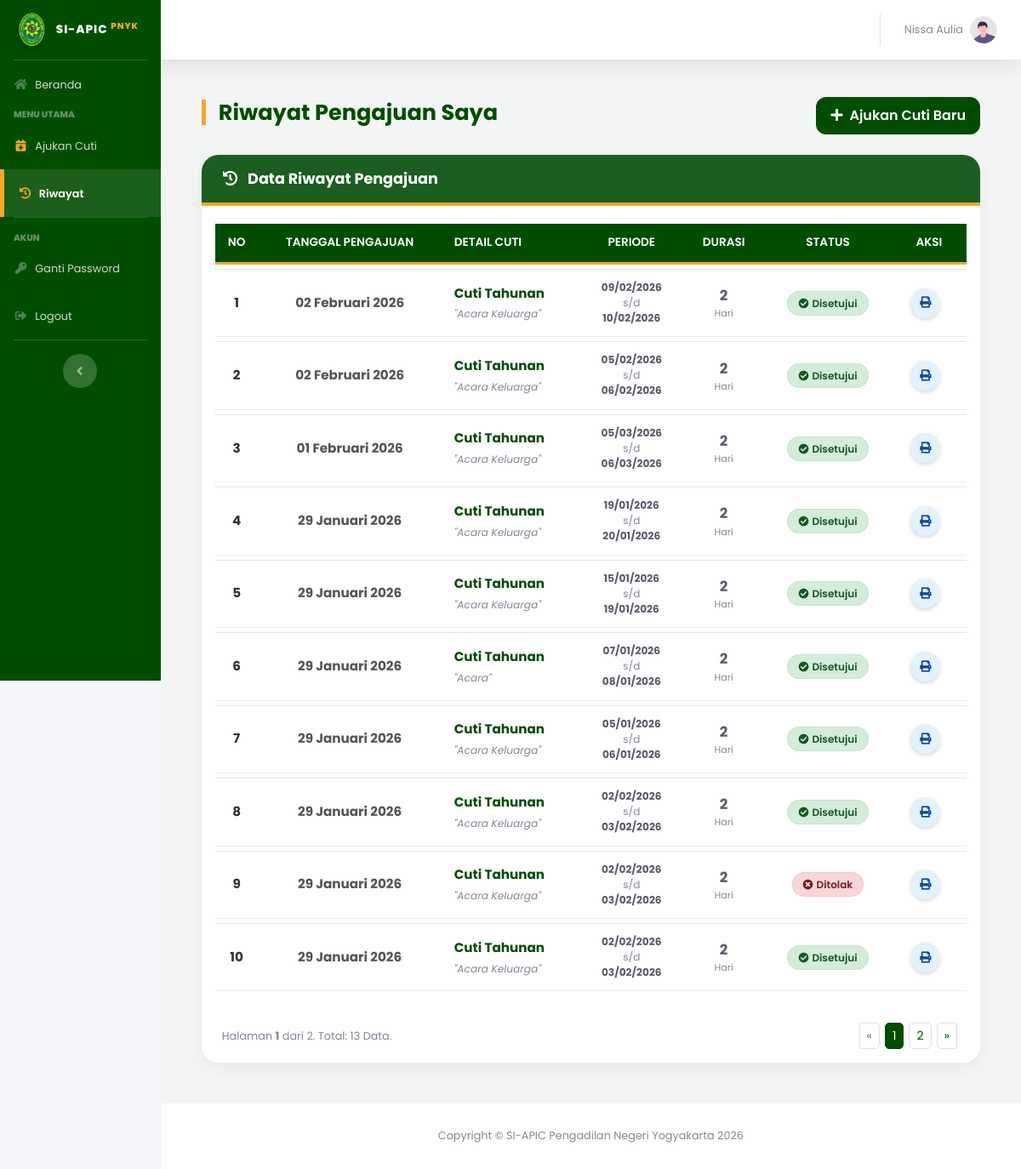
The page /index.php?page=riwayat_cuti (signed in) on the database as committed earlier.
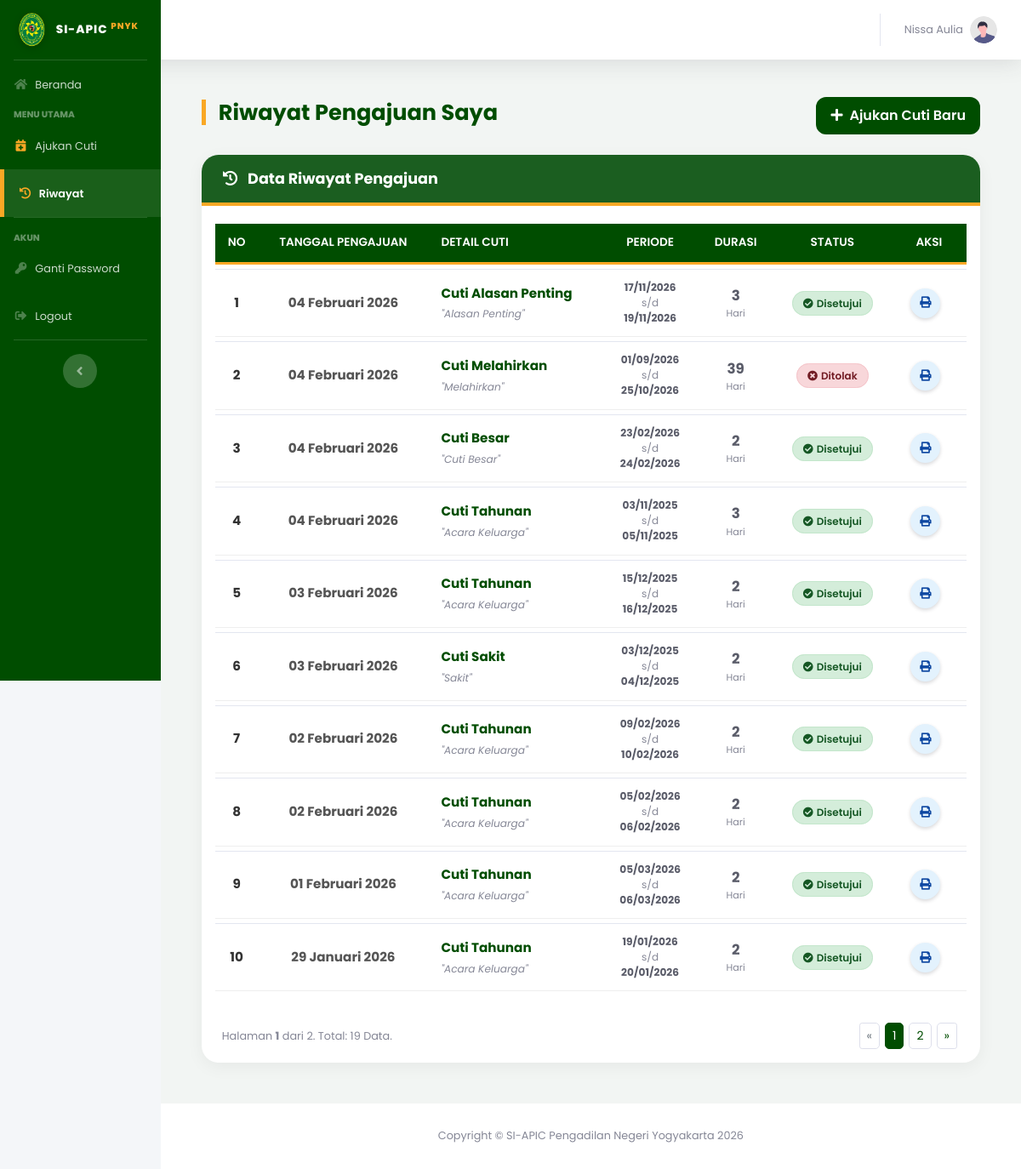
The same page on the database as committed later.
### tables this page shows
CREATE TABLE `pengajuan_cuti` (
  `id_pengajuan` int(11) NOT NULL,
  `id_user` int(11) NOT NULL,
  `jenis_cuti` varchar(50) DEFAULT NULL,
  `id_atasan` int(11) DEFAULT NULL,
  `id_jenis` int(11) NOT NULL,
  `nomor_surat` varchar(100) DEFAULT NULL,
  `tgl_pengajuan` date DEFAULT NULL,
  `tgl_mulai` date NOT NULL,
  `tgl_selesai` date NOT NULL,
  `lama_hari` int(11) NOT NULL,
  `alasan` text NOT NULL,
  `no_telepon` varchar(20) DEFAULT NULL,
  `masa_kerja` varchar(50) DEFAULT NULL,
  `alamat_cuti` text NOT NULL,
  `status` enum('Diajukan','Disetujui','Ditolak','Dibatalkan') DEFAULT 'Diajukan',
  `catatan_admin` text DEFAULT NULL,
  `created_at` timestamp NOT NULL DEFAULT current_timestamp(),
  `sisa_cuti_n` int(11) DEFAULT 0,
  `sisa_cuti_n1` int(11) DEFAULT 0,
  `dipotong_n1` int(11) DEFAULT 0,
  `dipotong_n` int(11) DEFAULT 0,
  `id_pejabat` int(11) DEFAULT 0,
  `ttd_pejabat` enum('ketua','wakil','plh') DEFAULT 'ketua'
);

CREATE TABLE `jenis_cuti` (
  `id_jenis` int(11) NOT NULL,
  `nama_jenis` varchar(50) NOT NULL
);

### pages/user/riwayat_cuti.php (the view, shortened to what the changed rows need)
<?php
if (!function_exists('tgl_indo')) {
    function tgl_indo($tanggal){
        $bulan = array (
            1 => 'Januari', 'Februari', 'Maret', 'April', 'Mei', 'Juni',
            'Juli', 'Agustus', 'September', 'Oktober', 'November', 'Desember'
        );
        $pecahkan = explode('-', $tanggal);
        return $pecahkan[2] . ' ' . $bulan[ (int)$pecahkan[1] ] . ' ' . $pecahkan[0];
    }
}
$id_user = $_SESSION['id_user'];
$batas   = 10;
$halaman = isset($_GET['halaman']) ? (int)$_GET['halaman'] : 1;
$halaman_awal = ($halaman > 1) ? ($halaman * $batas) - $batas : 0;
$query_jumlah = mysqli_query($koneksi, "SELECT count(*) AS total FROM pengajuan_cuti WHERE id_user='$id_user'");
$data_jumlah  = mysqli_fetch_assoc($query_jumlah);
$total_data   = $data_jumlah['total'];
$total_halaman = ceil($total_data / $batas);
$nomor = $halaman_awal + 1;
$page_current = isset($_GET['page']) ? $_GET['page'] : 'riwayat';
?>
<div class="container-fluid mb-5">
    <div class="card card-pn-custom">
        <div class="card-body p-0">
            <div class="p-3">
                <div class="table-responsive">
                    <table class="table table-custom table-hover" id="dataTable" width="100%" cellspacing="0">
                        <thead class="thead-pn text-center">
                            <tr>
                                <th width="5%">No</th>
                                <th>Tanggal Pengajuan</th>
                                <th class="text-left">Detail Cuti</th>
                                <th>Periode</th>
                                <th>Durasi</th>
                                <th>Status</th>
                                <th width="10%">Aksi</th>
                            </tr>
                        </thead>
                        <tbody>
                            <?php
                            $query = mysqli_query($koneksi, "SELECT * FROM pengajuan_cuti
                                                             JOIN jenis_cuti ON pengajuan_cuti.id_jenis = jenis_cuti.id_jenis
                                                             WHERE pengajuan_cuti.id_user='$id_user'
                                                             ORDER BY id_pengajuan DESC
                                                             LIMIT $halaman_awal, $batas");
                            if(mysqli_num_rows($query) > 0) {
                                while($data = mysqli_fetch_array($query)){
                                    $status = strtolower(trim($data['status']));
                                    if ($status == 'disetujui') {
                                        $badge = '<span class="badge-status-ok"><i class="fas fa-check-circle mr-1"></i>Disetujui</span>';
                                    } elseif ($status == 'ditolak') {
                                        $badge = '<span class="badge-status-no"><i class="fas fa-times-circle mr-1"></i>Ditolak</span>';
                                    } else {
                                        $badge = '<span class="badge-status-wait"><i class="fas fa-clock mr-1"></i>Menunggu</span>';
                                    }
                            ?>
                            <tr>
                                <td class="text-center font-weight-bold"><?php echo $nomor++; ?></td>
                                <td class="text-center">
                                    <span class="font-weight-bold" style="color:#555;"><?php echo tgl_indo($data['tgl_pengajuan']); ?></span>
                                </td>
                                <td class="text-left">
                                    <span class="text-pn font-weight-bold" style="font-size: 0.95rem;"><?php echo $data['nama_jenis']; ?></span>
                                    <div class="small text-muted mt-1 font-italic">
                                        "<?php echo (strlen($data['alasan']) > 40) ? substr($data['alasan'], 0, 40).'...' : $data['alasan']; ?>"
                                    </div>
                                </td>
                                <td class="text-center">
                                    <div class="small font-weight-bold text-dark"><?php echo date('d/m/Y', strtotime($data['tgl_mulai'])); ?></div>
                                    <div class="small text-muted" style="font-size: 0.75rem;">s/d</div>
                                    <div class="small font-weight-bold text-dark"><?php echo date('d/m/Y', strtotime($data['tgl_selesai'])); ?></div>
                                </td>
                                <td class="text-center">
                                    <span class="font-weight-bold text-dark" style="font-size: 1.1em;"><?php echo $data['lama_hari']; ?></span>
                                    <span class="small text-muted d-block" style="font-size: 0.7rem;">Hari</span>
                                </td>
                                <td class="text-center"><?php echo $badge; ?></td>
                                <td class="text-center">
                                    <div class="d-flex justify-content-center">
                                        <a href="pages/user/cetak_cuti.php?id=<?php echo $data['id_pengajuan']; ?>"
                                           target="_blank" class="btn-circle-action btn-print shadow-sm mr-2" title="Cetak Surat">
                                            <i class="fas fa-print fa-sm"></i>
                                        </a>
                                    </div>
                                </td>
                            </tr>
                            <?php
                                }
                            } else {
                                echo "<tr><td colspan='7' class='text-center py-5 text-muted'><i class='fas fa-folder-open fa-3x mb-3'></i><br>Belum ada riwayat pengajuan cuti.</td></tr>";
                            }
                            ?>
                        </tbody>
                    </table>
                </div>
                <?php if($total_data > 0): ?>
                <div class="row mt-3 align-items-center px-2">
                    <div class="col-md-6 mb-2 mb-md-0">
                        <p class="text-secondary small mb-0">Halaman <strong><?php echo $halaman; ?></strong> dari <?php echo $total_halaman; ?>. Total: <?php echo $total_data; ?> Data.</p>
                    </div>
                    <div class="col-md-6 d-flex justify-content-md-end justify-content-center">
                        <nav aria-label="Page navigation">
                            <ul class="pagination pagination-sm m-0">
                                <?php if($halaman > 1): ?>
                                    <li class="page-item"><a class="page-link" href="index.php?page=<?php echo $page_current; ?>&halaman=<?php echo $halaman - 1; ?>">&laquo;</a></li>
                                <?php else: ?>
                                    <li class="page-item disabled"><span class="page-link">&laquo;</span></li>
                                <?php endif; ?>
                                <?php for($x = 1; $x <= $total_halaman; $x++):
                                    $active_class = ($x == $halaman) ? 'active' : ''; ?>
                                    <li class="page-item <?php echo $active_class; ?>"><a class="page-link" href="index.php?page=<?php echo $page_current; ?>&halaman=<?php echo $x; ?>"><?php echo $x; ?></a></li>
                                <?php endfor; ?>
                                <?php if($halaman < $total_halaman): ?>
                                    <li class="page-item"><a class="page-link" href="index.php?page=<?php echo $page_current; ?>&halaman=<?php echo $halaman + 1; ?>">&raquo;</a></li>
                                <?php else: ?>
                                    <li class="page-item disabled"><span class="page-link">&raquo;</span></li>
                                <?php endif; ?>
                            </ul>
                        </nav>
                    </div>
                </div>
                <?php endif; ?>
                </div>
        </div>
    </div>
</div>

Rows that differ between the two databases and show on the page:
no longer on this page (row unchanged): pengajuan_cuti: tgl_pengajuan "29 Januari 2026", id_jenis.nama_jenis "Cuti Tahunan", alasan "Acara Keluarga", tgl_mulai "15/01/2026", tgl_selesai "19/01/2026", lama_hari "2", status "Disetujui" (drawn)
no longer on this page (row unchanged): pengajuan_cuti: tgl_pengajuan "29 Januari 2026", id_jenis.nama_jenis "Cuti Tahunan", alasan "Acara", tgl_mulai "07/01/2026", tgl_selesai "08/01/2026", lama_hari "2", status "Disetujui" (drawn)
no longer on this page (row unchanged): pengajuan_cuti: tgl_pengajuan "29 Januari 2026", id_jenis.nama_jenis "Cuti Tahunan", alasan "Acara Keluarga", tgl_mulai "05/01/2026", tgl_selesai "06/01/2026", lama_hari "2", status "Disetujui" (drawn)
no longer on this page (row unchanged): pengajuan_cuti: tgl_pengajuan "29 Januari 2026", id_jenis.nama_jenis "Cuti Tahunan", alasan "Acara Keluarga", tgl_mulai "02/02/2026", tgl_selesai "03/02/2026", lama_hari "2", status "Disetujui" (drawn)
no longer on this page (row unchanged): pengajuan_cuti: tgl_pengajuan "29 Januari 2026", id_jenis.nama_jenis "Cuti Tahunan", alasan "Acara Keluarga", tgl_mulai "02/02/2026", tgl_selesai "03/02/2026", lama_hari "2", status "Ditolak" (drawn)
no longer on this page (row unchanged): pengajuan_cuti: tgl_pengajuan "29 Januari 2026", id_jenis.nama_jenis "Cuti Tahunan", alasan "Acara Keluarga", tgl_mulai "02/02/2026", tgl_selesai "03/02/2026", lama_hari "2", status "Disetujui" (drawn)
added pengajuan_cuti: tgl_pengajuan "04 Februari 2026", id_jenis.nama_jenis "Cuti Alasan Penting", alasan "Alasan Penting", tgl_mulai "17/11/2026", tgl_selesai "19/11/2026", lama_hari "3", status "Disetujui" (drawn)
added pengajuan_cuti: tgl_pengajuan "04 Februari 2026", id_jenis.nama_jenis "Cuti Melahirkan", alasan "Melahirkan", tgl_mulai "01/09/2026", tgl_selesai "25/10/2026", lama_hari "39", status "Ditolak" (drawn)
added pengajuan_cuti: tgl_pengajuan "04 Februari 2026", id_jenis.nama_jenis "Cuti Besar", alasan "Cuti Besar", tgl_mulai "23/02/2026", tgl_selesai "24/02/2026", lama_hari "2", status "Disetujui" (drawn)
added pengajuan_cuti: tgl_pengajuan "04 Februari 2026", id_jenis.nama_jenis "Cuti Tahunan", alasan "Acara Keluarga", tgl_mulai "03/11/2025", tgl_selesai "05/11/2025", lama_hari "3", status "Disetujui" (drawn)
added pengajuan_cuti: tgl_pengajuan "03 Februari 2026", id_jenis.nama_jenis "Cuti Tahunan", alasan "Acara Keluarga", tgl_mulai "15/12/2025", tgl_selesai "16/12/2025", lama_hari "2", status "Disetujui" (drawn)
added pengajuan_cuti: tgl_pengajuan "03 Februari 2026", id_jenis.nama_jenis "Cuti Sakit", alasan "Sakit", tgl_mulai "03/12/2025", tgl_selesai "04/12/2025", lama_hari "2", status "Disetujui" (drawn)
Other text that changed with them:
$total_data: "13" → "19"
